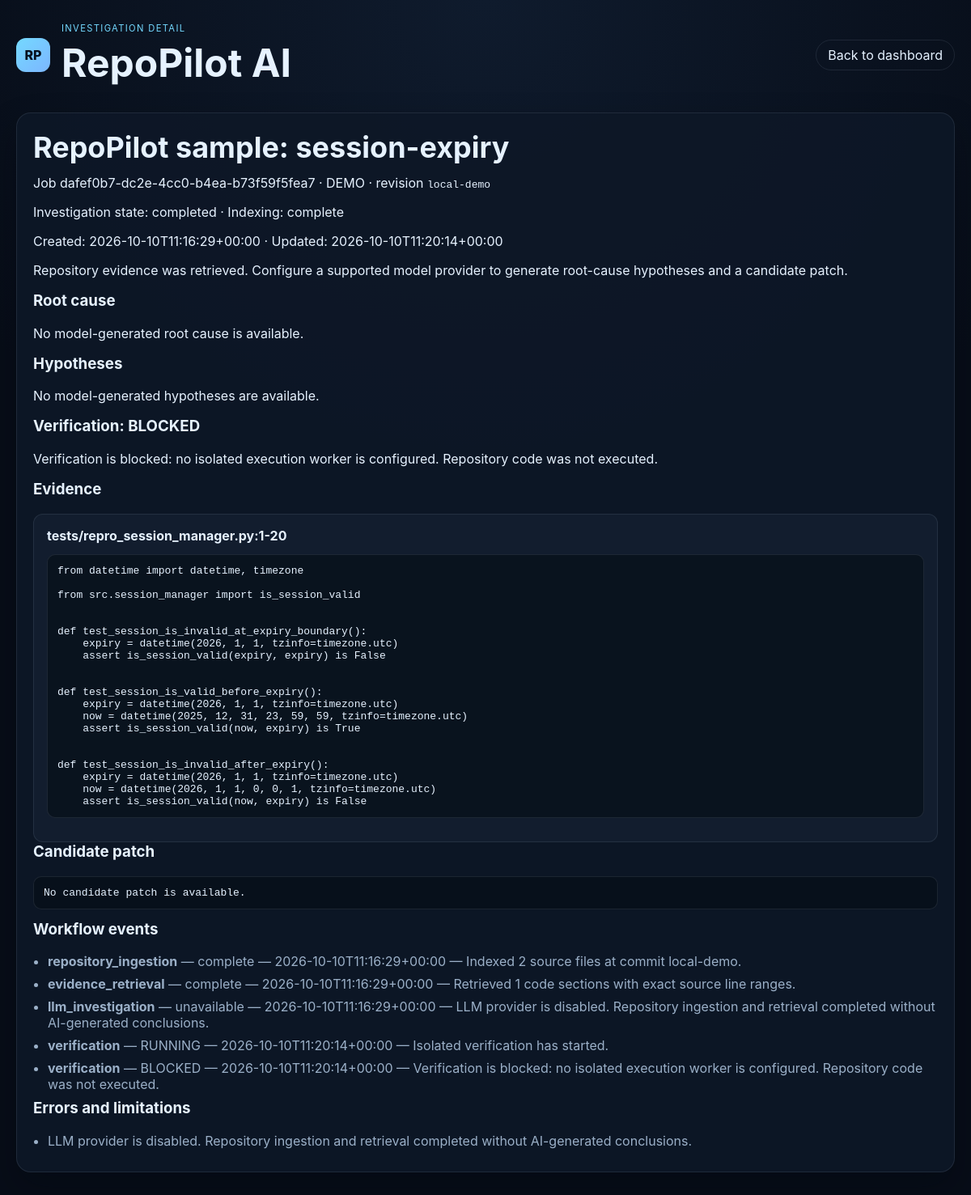
The app's page /jobs/dafef0b7-dc2e-4cc0-b4ea-b73f59f5fea7 with its own data.
### tables this page shows
CREATE TABLE jobs (
                id TEXT PRIMARY KEY,
                repo_url TEXT NOT NULL,
                bug_report TEXT NOT NULL,
                expected_behavior TEXT,
                reproduction_steps TEXT,
                status TEXT NOT NULL,
                summary TEXT NOT NULL,
                root_cause TEXT NOT NULL,
                patch TEXT NOT NULL,
                verification TEXT NOT NULL,
                evidence TEXT NOT NULL,
                steps TEXT NOT NULL,
                indexing_status TEXT NOT NULL,
                revision TEXT NOT NULL,
                created_at TEXT NOT NULL,
                updated_at TEXT NOT NULL
            , details_json TEXT, events_json TEXT);

### app.py (the view)
@app.get("/jobs/{job_id}", response_class=HTMLResponse)
async def job_detail_page(request: Request, job_id: str) -> HTMLResponse:
    job = _get_job(job_id)
    return templates.TemplateResponse(request, "job.html", {"job": _public_job(job)})

### templates/job.html (shortened to what this page needs)
<!DOCTYPE html>
<html lang="en">
  <head>
    <link rel="stylesheet" href="/static/styles.css" />
  </head>
  <body>
    <div class="shell">
      <header class="topbar">
        <div class="brand-block">
          <div class="brand-mark">RP</div>
          <div>
            <div class="eyebrow">Investigation detail</div>
            <h1>RepoPilot AI</h1>
          </div>
        </div>
        <a class="ghost-link" href="/">Back to dashboard</a>
      </header>
      <main class="panel detail-panel">
        <h2>{{ job.repository_name or job.repo_url }}</h2>
        <p>Job {{ job.job_id }} · {{ (job.repository_mode or "unknown")|upper }} · revision <code>{{ job.revision }}</code></p>
        <p>Investigation state: {{ job.status }} · Indexing: {{ job.indexing_status }}</p>
        <p>Created: {{ job.created_at or "unknown" }} · Updated: {{ job.updated_at or job.created_at or "unknown" }}</p>
        <p>{{ job.summary }}</p>
        <h3>Root cause</h3>
        <p>{{ job.root_cause or "No model-generated root cause is available." }}</p>
        <h3>Hypotheses</h3>
        {% for item in job.hypotheses %}
        <article class="metric-box">
          <p>{{ item.description }}</p>
          <p>Evidence: {{ item.citation.file_path }}:{{ item.citation.line_start }}-{{ item.citation.line_end }}</p>
          <p>Confidence: {{ item.confidence }} — {{ item.confidence_reason }}</p>
        </article>
        {% else %}
        <p>No model-generated hypotheses are available.</p>
        {% endfor %}
        <h3>Verification: {{ job.verification.status }}</h3>
        <p>{{ job.verification.details }}</p>
        <h3>Evidence</h3>
        {% for item in job.evidence %}
        <article class="metric-box">
          <strong>{{ item.path }}:{{ item.line_start }}-{{ item.line_end }}</strong>
          <pre>{{ item.snippet }}</pre>
        </article>
        {% else %}
        <p>No source evidence was retrieved.</p>
        {% endfor %}
        <h3>Candidate patch</h3>
        <pre>{{ job.patch or "No candidate patch is available." }}</pre>
        <h3>Workflow events</h3>
        <ul class="step-list">
          {% for event in job.events %}
          <li><strong>{{ event.stage }}</strong> — {{ event.status }} — {{ event.at }} — {{ event.detail }}</li>
          {% endfor %}
        </ul>
        <h3>Errors and limitations</h3>
        <ul class="step-list">
          {% for error in job.errors %}
          <li>{{ error }}</li>
          {% else %}
          <li>No recorded errors.</li>
          {% endfor %}
        </ul>
      </main>
    </div>
  </body>
</html>

### static/styles.css (style rules this page uses)
:root { --bg: #070d18; --bg-soft: #0e1827; --panel: rgba(15, 23, 35, 0.9); --panel-alt: rgba(19, 31, 46, 0.9); --line: rgba(148, 163, 184, 0.14); --text: #e6f2ff; --muted: #9bb0c8; --accent: #74d9ff; --accent-strong: #7cb6ff; --success: #7cedb7; --warning: #f7cf7d; --danger: #f58a8a; }
* { box-sizing: border-box; }
html { scroll-behavior: smooth; }
body { margin: 0; font-family: Inter, "Segoe UI", sans-serif; background: radial-gradient(circle at top, #0f1b2d 0%, var(--bg) 45%); color: var(--text); }
.shell { max-width: 1200px; margin: 0 auto; padding: 28px 20px 72px; }
.topbar { display: flex; justify-content: space-between; align-items: center; gap: 16px; margin-bottom: 32px; }
.brand-block { display: flex; align-items: center; gap: 14px; }
.brand-mark { width: 42px; height: 42px; border-radius: 12px; display: grid; place-items: center; font-weight: 800; background: linear-gradient(135deg, var(--accent), var(--accent-strong)); color: #07111f; }
.eyebrow, .kicker { color: var(--accent); letter-spacing: 0.12em; text-transform: uppercase; font-size: 0.7rem; margin: 0 0 6px; }
h1, h2, h3, p { margin-top: 0; }
h1 { font-size: clamp(2rem, 4vw, 3rem); margin-bottom: 0; }
h2 { font-size: clamp(1.9rem, 3vw, 2.8rem); margin-bottom: 12px; }
.ghost-link, .primary-cta, .secondary-cta { display: inline-flex; align-items: center; justify-content: center; text-decoration: none; line-height: 1; border-radius: 999px; transition: transform 0.2s ease; }
.ghost-link { color: var(--text); border: 1px solid var(--line); padding: 10px 14px; }
.panel { background: rgba(14, 24, 39, 0.9); border: 1px solid var(--line); border-radius: 18px; box-shadow: 0 18px 40px rgba(2, 6, 12, 0.32); padding: 20px; }
.metric-box { background: rgba(127, 155, 202, 0.06); border: 1px solid var(--line); border-radius: 12px; padding: 16px; }
ul.step-list { margin: 0; padding-left: 18px; color: var(--muted); }
li { margin-bottom: 8px; }
pre { white-space: pre-wrap; background: rgba(6, 13, 22, 0.62); border: 1px solid var(--line); border-radius: 10px; padding: 12px; overflow-x: auto; }

### records on screen
jobs: job_id "dafef0b7-dc2e-4cc0-b4ea-b73f59f5fea7", revision "local-demo", status "completed", indexing_status "complete", summary "Repository evidence was retrieved. Configure a supported model provider to generate root-cause hypotheses and a candidate patch.", stage "repository_ingestion", status "complete", at "2026-10-10T11:16:29+00:00", detail "Indexed 2 source files at commit local-demo.", stage "evidence_retrieval", detail "Retrieved 1 code sections with exact source line ranges."

### other values on screen
{{ job.repository_name or job.repo_url }} "RepoPilot sample: session-expiry"
{{ (job.repository_mode or "unknown")|upper }} "DEMO"
{{ job.created_at or "unknown" }} "2026-10-10T11:16:29+00:00"
{{ job.updated_at or job.created_at or "unknown" }} "2026-10-10T11:20:14+00:00"
{{ job.root_cause or "No model-generated root cause is available." }} "No model-generated root cause is available."
{{ job.verification.status }} "BLOCKED"
{{ job.verification.details }} "Verification is blocked: no isolated execution worker is configured. Repository code was not executed."
{{ item.path }} "tests/repro_session_manager.py"
{{ item.line_start }} "1"
{{ item.line_end }} "20"
{{ job.patch or "No candidate patch is available." }} "No candidate patch is available."
{{ event.stage }} "llm_investigation" "verification" "verification"
{{ event.status }} "unavailable" "RUNNING" "BLOCKED"
{{ event.at }} "2026-10-10T11:16:29+00:00" "2026-10-10T11:20:14+00:00" "2026-10-10T11:20:14+00:00"
{{ event.detail }} "LLM provider is disabled. Repository ingestion and retrieval completed without AI-generated conclusions." "Isolated verification has started." "Verification is blocked: no isolated execution worker is configured. Repository code was not executed."
